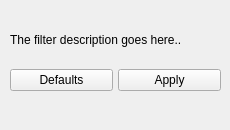
<?xml version="1.0" encoding="UTF-8"?>
<ui version="4.0">
 <class>FilterDockWidget</class>
 <widget class="QDockWidget" name="FilterDockWidget">
  <property name="geometry">
   <rect>
    <x>0</x>
    <y>0</y>
    <width>230</width>
    <height>130</height>
   </rect>
  </property>
  <property name="sizePolicy">
   <sizepolicy hsizetype="MinimumExpanding" vsizetype="MinimumExpanding">
    <horstretch>0</horstretch>
    <verstretch>0</verstretch>
   </sizepolicy>
  </property>
  <property name="minimumSize">
   <size>
    <width>230</width>
    <height>130</height>
   </size>
  </property>
  <property name="windowTitle">
   <string>Filter Name Here</string>
  </property>
  <widget class="QWidget" name="dockWidgetContents">
   <property name="sizePolicy">
    <sizepolicy hsizetype="Minimum" vsizetype="Minimum">
     <horstretch>0</horstretch>
     <verstretch>0</verstretch>
    </sizepolicy>
   </property>
   <widget class="QWidget" name="verticalLayoutWidget">
    <property name="geometry">
     <rect>
      <x>10</x>
      <y>10</y>
      <width>211</width>
      <height>81</height>
     </rect>
    </property>
    <layout class="QVBoxLayout" name="verticalLayout">
     <property name="spacing">
      <number>0</number>
     </property>
     <item>
      <widget class="QLabel" name="filterDescription">
       <property name="text">
        <string>The filter description goes here..</string>
       </property>
      </widget>
     </item>
     <item>
      <layout class="QHBoxLayout" name="horizontalLayout">
       <property name="spacing">
        <number>5</number>
       </property>
       <item>
        <widget class="QPushButton" name="defaultButton">
         <property name="text">
          <string>Defaults</string>
         </property>
        </widget>
       </item>
       <item>
        <widget class="QPushButton" name="applyButton">
         <property name="text">
          <string>Apply</string>
         </property>
        </widget>
       </item>
      </layout>
     </item>
    </layout>
   </widget>
  </widget>
 </widget>
 <resources/>
 <connections/>
</ui>
